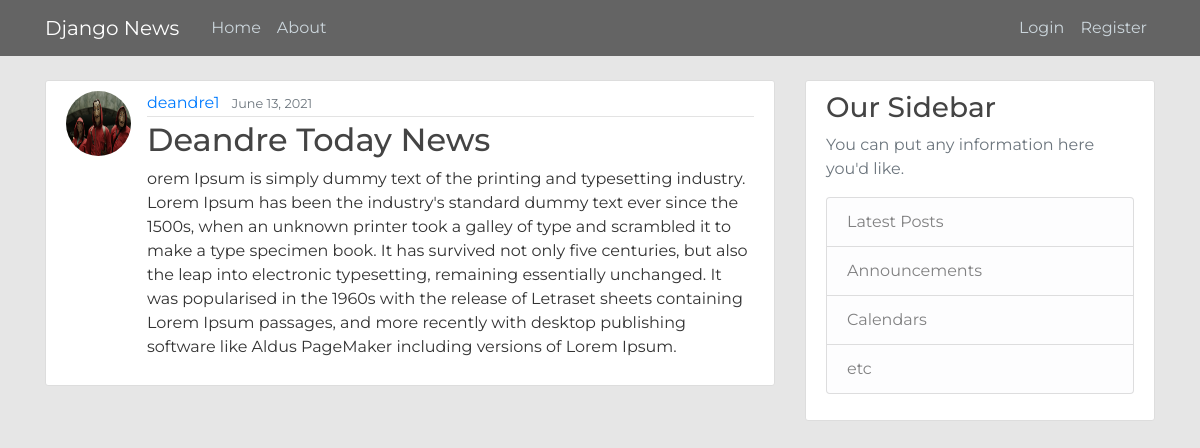
The app's page /post/2/ with its own data.
### blog/models.py (models this page shows, shortened)
class Post(models.Model):
    title = models.CharField(max_length=100)
    content = models.TextField()
    date_posted = models.DateTimeField(default=timezone.now)
    author = models.ForeignKey(User, on_delete=models.CASCADE)

### users/models.py (models this page shows, shortened)
class Profile(models.Model):
    user = models.OneToOneField(User, on_delete=models.CASCADE)
    image = models.ImageField(default='default.jpg', upload_to='profile_pics')

### blog/views.py (the view)
# urls.py: path('post/<int:pk>/', PostDetailView.as_view(), name='post-detail'),
class PostDetailView(DetailView):
    model = Post

### blog/templates/blog/post_detail.html (shortened to what this page needs)
{% extends "blog/base.html" %}
{% block content %}
  <article class="media content-section">
    <img class="rounded-circle article-img" src="{{ object.author.profile.image.url }}">
    <div class="media-body">
      <div class="article-metadata">
        <a class="mr-2" href="{% url 'user-posts' object.author.username %}">{{ object.author }}</a>
        <small class="text-muted">{{ object.date_posted|date:"F d, Y" }}</small>
      </div>
      <h2 class="article-title">{{ object.title }}</h2>
      <p class="article-content">{{ object.content }}</p>
    </div>
  </article>
{% endblock content %}

### blog/static/blog/main.css (style rules this page uses)
body { background: #e6e6e6; color: #333333; margin-top: 5rem; font-family: 'Montserrat'; }
h1, h2, h3, h4, h5, h6 { color: #444444; }
.content-section { background: #ffffff; padding: 10px 20px; border: 1px solid #dddddd; border-radius: 3px; margin-bottom: 20px; }
.article-title { color: #444444; }
.article-content { white-space: pre-line; }
.article-img { height: 65px; width: 65px; margin-right: 16px; }
.article-metadata { padding-bottom: 1px; margin-bottom: 4px; border-bottom: 1px solid #e3e3e3 }

### records on screen
Post: author.profile.image (picture), author "deandre1", date_posted "June 13, 2021", title "Deandre Today News", content "orem Ipsum is simply dummy text of the printing and typesetting industry. Lorem Ipsum has been the industry's standard dummy text ever since the 1500s, when an unknown printer took a galley of type and scrambled it to make a type specimen book. It has survived not only five centuries, but also the leap into electronic typesetting, remaining essentially unchanged. It was popularised in the 1960s with the release of Letraset sheets containing Lorem Ipsum passages, and more recently with desktop publishing software like Aldus PageMaker including versions of Lorem Ipsum."
